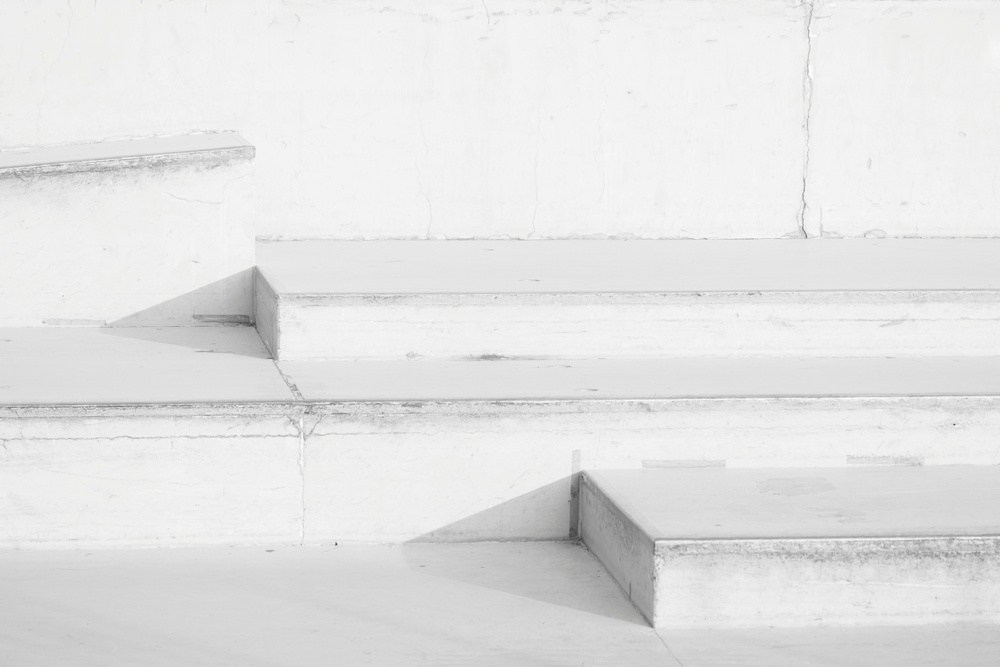
#> input picture HW2/Q1.jpg, 1000 x 667 px, shrunk from 5472 x 3648 before the run
$ python hw2.py
#> lines starting #> are read from the running program, lines starting #| are printed output that depends on the picture
import cv2 as cv
import numpy as np
import argparse

def compute_histogram(img):
    hist = np.zeros(256)
    for i in range(img.shape[0]):
        for j in range(img.shape[1]):
            hist[img[i, j]] += 1
    return hist

def compute_cdf(hist, img):
    cdf = np.zeros(256)
    cdf[0] = hist[0]
    for i in range(1, 256):
        cdf[i] = cdf[i-1] + hist[i]
    cdf = (255.0 * cdf / (img.shape[0] * img.shape[1])).round().astype(np.uint8)
    return cdf

def histogram_equalization(img):
    hist = compute_histogram(img)
    cdf = compute_cdf(hist, img)
    img2 = np.zeros_like(img)
    img2 = cdf[img]
    return img2

def gen_spec_map(cdf_ref):
    ref_map = np.zeros(256)
    for i in range(256):
        ref_map[i] = np.argmin(np.abs(cdf_ref - i))
    return ref_map

def histogram_specification(img, ref):
    hist_source = compute_histogram(img)
    cdf_source = compute_cdf(hist_source, img)
    hist_ref = compute_histogram(ref)
    cdf_ref = compute_cdf(hist_ref, ref)
    ref_map = gen_spec_map(cdf_ref)
    img2 = np.zeros_like(img)
    for i in range(img.shape[0]):
        for j in range(img.shape[1]):
            img2[i, j] = ref_map[cdf_source[img[i, j]]]
    return img2

def main():
    parser = argparse.ArgumentParser(description='HW2')
    parser.add_argument('-a', '--all', action='store_true', help='Run all parts')
    parser.add_argument('-e', '--equal', action='store_true', help='Histogram Equalization')
    parser.add_argument('-s', '--spec', action='store_true', help='Histogram Specification')
    args = parser.parse_args()

    equal_in_file = cv.imread('Q1.jpg', cv.IMREAD_GRAYSCALE)
#> equal_in_file: shape (667, 1000); min 60, max 255, mean 227.8
    spec_in_file = cv.imread('Q2_source.jpg', cv.IMREAD_GRAYSCALE)
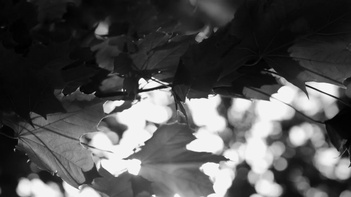
#> input picture HW2/Q2_source.jpg, 351 x 197 px, shrunk from 1920 x 1080 before the run
#> spec_in_file is the input picture: shape (197, 351); min 0, max 255, mean 81.6
    spec_ref_file = cv.imread('Q2_reference.jpg', cv.IMREAD_GRAYSCALE)
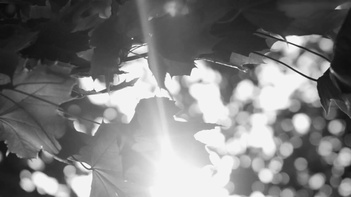
#> input picture HW2/Q2_reference.jpg, 351 x 197 px, shrunk from 1920 x 1080 before the run
#> spec_ref_file is the input picture: shape (197, 351); min 9, max 255, mean 125.8

    if args.all or args.equal:
        equal_out_file = histogram_equalization(equal_in_file)
        cv.imwrite('Q1_output.png', equal_out_file)

    if args.all or args.spec:
        spec_out_file = histogram_specification(spec_in_file, spec_ref_file)
        cv.imwrite('Q2_output.png', spec_out_file)

if __name__ == "__main__":
    main()
